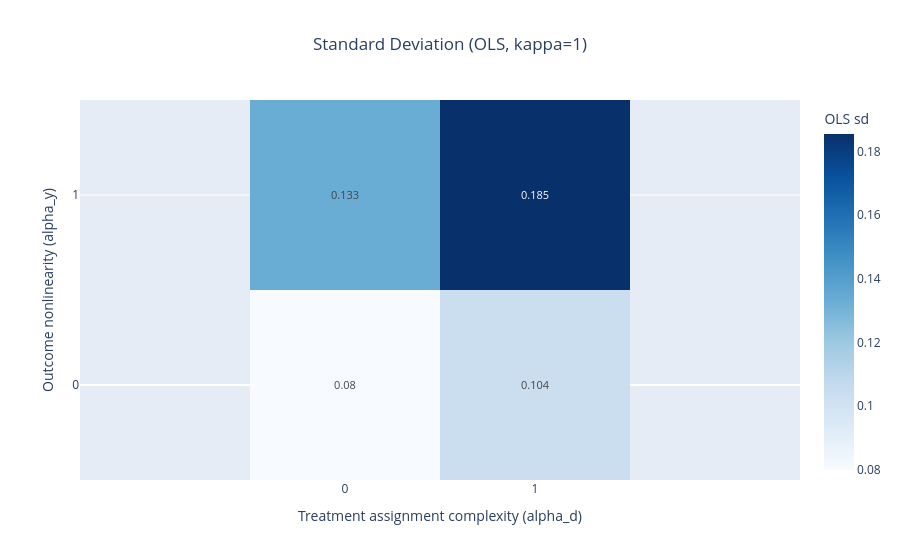

The notebook cell saved with this chart:
### Code cell
fig = estimator_metric_heatmap(summary_df, metric="sd", estimator="OLS", kappa=1)
fig.show()

### Figure 1 — Plotly figure (JSON) as saved in the notebook; plotly's stock layout.template omitted (floating-point values rounded to 4 significant figures)
{"data": [{"colorbar": {"title": {"text": "OLS sd"}}, "colorscale": [[0, "rgb(247,251,255)"], [0.125, "rgb(222,235,247)"], [0.25, "rgb(198,219,239)"], [0.375, "rgb(158,202,225)"], [0.5, "rgb(107,174,214)"], [0.625, "rgb(66,146,198)"], [0.75, "rgb(33,113,181)"], [0.875, "rgb(8,81,156)"], [1, "rgb(8,48,107)"]], "hovertemplate": "alpha_d=%{x}<br>alpha_y=%{y}<br>OLS sd=%{z:.4f}<extra></extra>", "text": [[0.08, 0.104], [0.133, 0.185]], "textfont": {"size": 11}, "texttemplate": "%{text}", "type": "heatmap", "x": [0, 1], "y": [0, 1], "z": [[0.07999, 0.1043], [0.1332, 0.1855]]}], "layout": {"title": {"text": "Standard Deviation (OLS, kappa=1)", "x": 0.5}, "xaxis": {"tickmode": "array", "ticktext": ["0", "1"], "tickvals": [0, 1], "title": {"text": "Treatment assignment complexity (alpha_d)"}}, "yaxis": {"scaleanchor": "x", "scaleratio": 1, "tickmode": "array", "ticktext": ["0", "1"], "tickvals": [0, 1], "title": {"text": "Outcome nonlinearity (alpha_y)"}}}}
